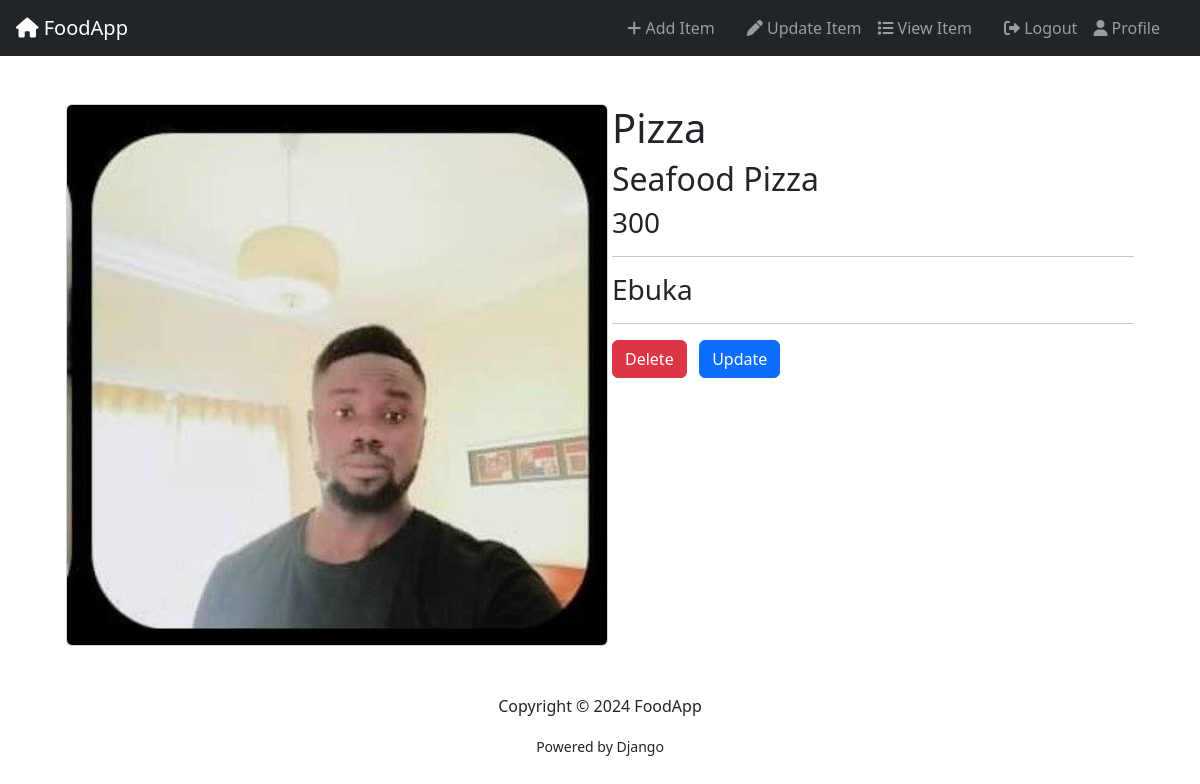
The page /food/detail/2 (signed in) on the database as committed earlier.
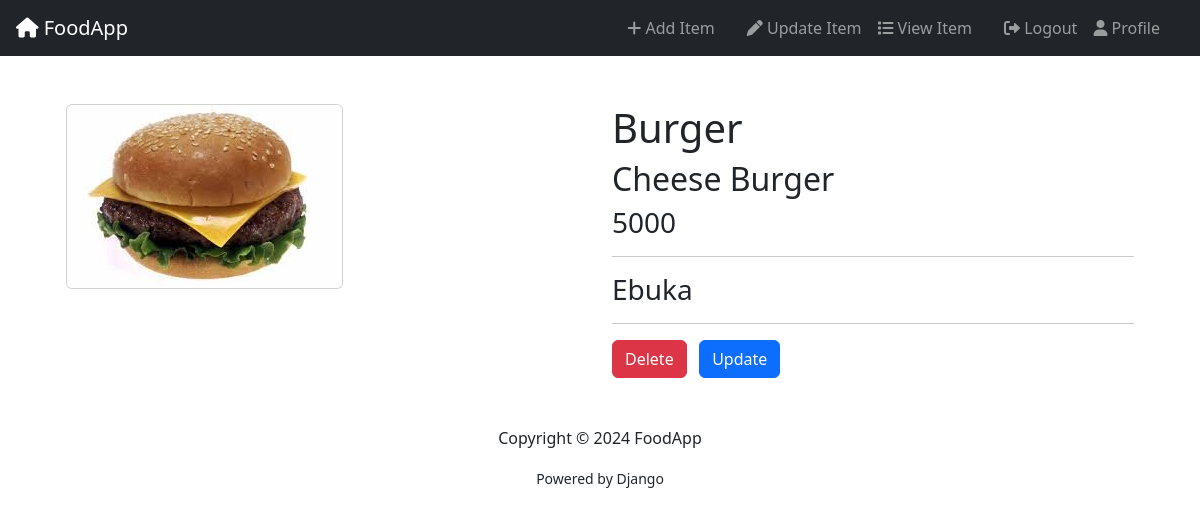
The same page on the database as committed later.
### food/models.py (models this page shows, shortened)
class Item(models.Model):
    user_name = models.ForeignKey(User, on_delete=models.CASCADE, default=1)
    item_name = models.CharField(max_length=200)
    item_desc = models.CharField(max_length=200)
    item_price = models.IntegerField()
    item_image = models.ImageField(upload_to="food_images")

### food/views.py (the view)
# urls.py: path("detail/<int:pk>", views.FoodDetail.as_view(), name="detail"),
class FoodDetail(LoginRequiredMixin, DetailView):
    model = Item
    template_name = "food/detail.html"
    context_object_name = "item"

### food/templates/food/detail.html
{% extends 'food/base.html' %}
{% block content %}
{% if item %}
<div class="container">
    <div class="row">
        <div class="col-md-6">
<img height="200px" src="{{ item.item_image.url }}" class="card" alt="{{ item.item_name }}">
        </div>
        <div class="col-md-6">
<h1>{{ item.item_name|capfirst }}</h1>
<h2>{{ item.item_desc|capfirst }}</h2>
<h3>{{ item.item_price }}</h3>
<hr>
<h3>{{ item.user_name|capfirst }}</h3>
<hr>
<a class="btn btn-danger"   href="{% url 'food:delete_item' item.pk %}">Delete</a >&nbsp&nbsp
<a href="{% url 'food:update' item.pk %}"><input type="submit" value="Update" class="btn btn-primary"></a>
        </div>
    </div>
</div>
{% endif %}
{% endblock %}

Rows that differ between the two databases and show on the page:
changed Item "Ebuka": item_image: a different picture; item_name "Pizza" → "Burger"; item_desc "Seafood Pizza" → "Cheese Burger"; item_price "300" → "5000"
